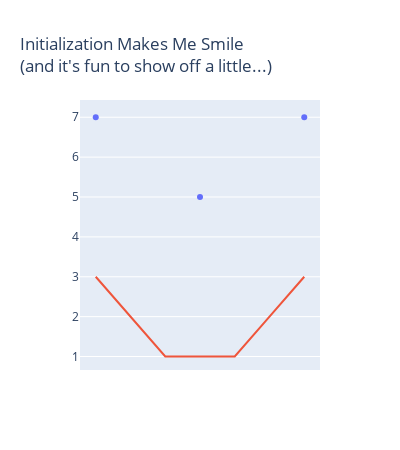

This figure's notebook cell:
### Markdown cell above
### Simple neural network developed using pytorch, for binary classification.

### Code cell
import numpy as np
import pandas as pd
import ipdb
import torch
import torch.nn as nn
from torch.utils.data import Dataset, DataLoader

from sklearn.model_selection import ShuffleSplit

import chart_studio.plotly as ply
import chart_studio.tools as plytool
import plotly.figure_factory as ff
import plotly.graph_objs as go
import plotly.offline as plyoff

#plytool.set_credentials_file(username='ahowe42', api_key='')
plyoff.init_notebook_mode(connected=True)
x1 = [1,4,7]; y1 = [7,5,7]
x2 = [1,2,3,4,5,6,7]; y2 = [3,2,1,1,1,2,3]
plyoff.iplot(go.Figure(data=[go.Scatter({'x':x1, 'y':y1, 'mode':'markers'}), go.Scatter({'x':x2, 'y':y2, 'mode':'lines'})],
                       layout=go.Layout(autosize=False, width=400, showlegend=False,
                                        xaxis={'showgrid':False, 'showticklabels':False},
                                        title="Initialization Makes Me Smile<br>(and it's fun to show off a little...)")))

### Figure 1 — Plotly figure (JSON) as saved in the notebook; plotly's stock layout.template omitted (floating-point values rounded to 4 significant figures)
{"data": [{"mode": "markers", "type": "scatter", "x": [1, 4, 7], "y": [7, 5, 7]}, {"mode": "lines", "type": "scatter", "x": [1, 2, 3, 4, 5, 6, 7], "y": [3, 2, 1, 1, 1, 2, 3]}], "layout": {"autosize": false, "height": 450, "showlegend": false, "title": {"text": "Initialization Makes Me Smile<br>(and it's fun to show off a little...)"}, "width": 400, "xaxis": {"autorange": true, "range": [0.5468, 7.453], "showgrid": false, "showticklabels": false, "type": "linear"}, "yaxis": {"autorange": true, "range": [0.6614, 7.433], "type": "linear"}}}
